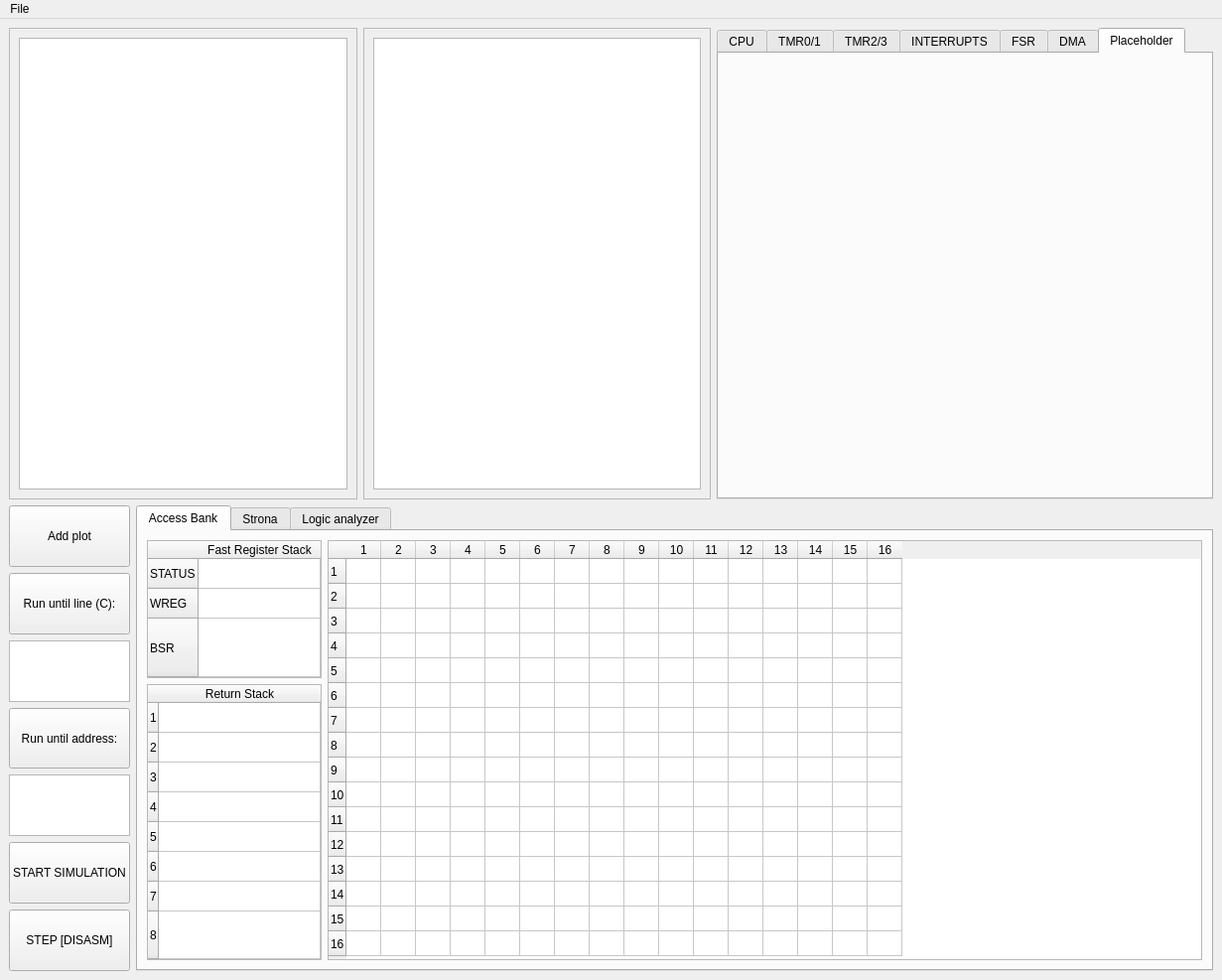
<?xml version="1.0" encoding="UTF-8"?>
<ui version="4.0">
 <class>MainWindow</class>
 <widget class="QMainWindow" name="MainWindow">
  <property name="geometry">
   <rect>
    <x>0</x>
    <y>0</y>
    <width>1231</width>
    <height>987</height>
   </rect>
  </property>
  <property name="sizePolicy">
   <sizepolicy hsizetype="Expanding" vsizetype="Expanding">
    <horstretch>0</horstretch>
    <verstretch>0</verstretch>
   </sizepolicy>
  </property>
  <property name="windowTitle">
   <string>DSM-57</string>
  </property>
  <widget class="QWidget" name="centralwidget">
   <property name="sizePolicy">
    <sizepolicy hsizetype="Expanding" vsizetype="Expanding">
     <horstretch>0</horstretch>
     <verstretch>0</verstretch>
    </sizepolicy>
   </property>
   <layout class="QVBoxLayout" name="verticalLayout_11">
    <item>
     <layout class="QVBoxLayout" name="verticalLayout_10">
      <item>
       <layout class="QHBoxLayout" name="horizontalLayout_11" stretch="0,0,0">
        <property name="sizeConstraint">
         <enum>QLayout::SetNoConstraint</enum>
        </property>
        <item>
         <widget class="QScrollArea" name="scrollArea_9">
          <property name="sizePolicy">
           <sizepolicy hsizetype="Expanding" vsizetype="Preferred">
            <horstretch>0</horstretch>
            <verstretch>0</verstretch>
           </sizepolicy>
          </property>
          <property name="minimumSize">
           <size>
            <width>0</width>
            <height>400</height>
           </size>
          </property>
          <property name="widgetResizable">
           <bool>true</bool>
          </property>
          <widget class="QWidget" name="scrollAreaWidgetContents_9">
           <property name="geometry">
            <rect>
             <x>0</x>
             <y>0</y>
             <width>347</width>
             <height>473</height>
            </rect>
           </property>
           <layout class="QGridLayout" name="gridLayout_3">
            <item row="1" column="0">
             <widget class="QTextBrowser" name="text_c"/>
            </item>
           </layout>
          </widget>
         </widget>
        </item>
        <item>
         <widget class="QScrollArea" name="scrollArea_10">
          <property name="sizePolicy">
           <sizepolicy hsizetype="Expanding" vsizetype="Preferred">
            <horstretch>0</horstretch>
            <verstretch>0</verstretch>
           </sizepolicy>
          </property>
          <property name="widgetResizable">
           <bool>true</bool>
          </property>
          <widget class="QWidget" name="text_disasm_scroll">
           <property name="geometry">
            <rect>
             <x>0</x>
             <y>0</y>
             <width>346</width>
             <height>473</height>
            </rect>
           </property>
           <layout class="QGridLayout" name="gridLayout_2">
            <item row="0" column="0">
             <widget class="QTextBrowser" name="text_disasm"/>
            </item>
           </layout>
          </widget>
         </widget>
        </item>
        <item>
         <widget class="QTabWidget" name="tabs_regs">
          <property name="sizePolicy">
           <sizepolicy hsizetype="Expanding" vsizetype="Preferred">
            <horstretch>0</horstretch>
            <verstretch>0</verstretch>
           </sizepolicy>
          </property>
          <property name="minimumSize">
           <size>
            <width>390</width>
            <height>475</height>
           </size>
          </property>
          <property name="maximumSize">
           <size>
            <width>500</width>
            <height>16777215</height>
           </size>
          </property>
          <property name="currentIndex">
           <number>6</number>
          </property>
          <widget class="QWidget" name="tab">
           <property name="sizePolicy">
            <sizepolicy hsizetype="Expanding" vsizetype="Preferred">
             <horstretch>0</horstretch>
             <verstretch>0</verstretch>
            </sizepolicy>
           </property>
           <attribute name="title">
            <string>CPU</string>
           </attribute>
           <layout class="QVBoxLayout" name="verticalLayout_4">
            <item>
             <layout class="QVBoxLayout" name="verticalLayout_6" stretch="4,10">
              <property name="sizeConstraint">
               <enum>QLayout::SetDefaultConstraint</enum>
              </property>
              <item>
               <widget class="QTableWidget" name="tableWidget_instr">
                <property name="enabled">
                 <bool>true</bool>
                </property>
                <property name="sizePolicy">
                 <sizepolicy hsizetype="Expanding" vsizetype="Ignored">
                  <horstretch>1</horstretch>
                  <verstretch>1</verstretch>
                 </sizepolicy>
                </property>
                <property name="minimumSize">
                 <size>
                  <width>365</width>
                  <height>100</height>
                 </size>
                </property>
                <property name="baseSize">
                 <size>
                  <width>0</width>
                  <height>100</height>
                 </size>
                </property>
                <property name="rowCount">
                 <number>3</number>
                </property>
                <property name="columnCount">
                 <number>1</number>
                </property>
                <attribute name="horizontalHeaderDefaultSectionSize">
                 <number>365</number>
                </attribute>
                <attribute name="horizontalHeaderStretchLastSection">
                 <bool>true</bool>
                </attribute>
                <attribute name="verticalHeaderDefaultSectionSize">
                 <number>32</number>
                </attribute>
                <attribute name="verticalHeaderStretchLastSection">
                 <bool>true</bool>
                </attribute>
                <row>
                 <property name="text">
                  <string>Program Counter</string>
                 </property>
                </row>
                <row>
                 <property name="text">
                  <string>Execute</string>
                 </property>
                </row>
                <row>
                 <property name="text">
                  <string>Fetch</string>
                 </property>
                </row>
                <column>
                 <property name="text">
                  <string>Instruction</string>
                 </property>
                </column>
               </widget>
              </item>
              <item>
               <layout class="QHBoxLayout" name="horizontalLayout_5">
                <item>
                 <widget class="QTableWidget" name="tableWidget_cpu">
                  <property name="sizePolicy">
                   <sizepolicy hsizetype="Expanding" vsizetype="Expanding">
                    <horstretch>0</horstretch>
                    <verstretch>0</verstretch>
                   </sizepolicy>
                  </property>
                  <property name="minimumSize">
                   <size>
                    <width>177</width>
                    <height>210</height>
                   </size>
                  </property>
                  <attribute name="horizontalHeaderMinimumSectionSize">
                   <number>50</number>
                  </attribute>
                  <attribute name="horizontalHeaderDefaultSectionSize">
                   <number>165</number>
                  </attribute>
                  <attribute name="horizontalHeaderStretchLastSection">
                   <bool>true</bool>
                  </attribute>
                  <attribute name="verticalHeaderDefaultSectionSize">
                   <number>30</number>
                  </attribute>
                  <attribute name="verticalHeaderStretchLastSection">
                   <bool>true</bool>
                  </attribute>
                  <row>
                   <property name="text">
                    <string>WREG</string>
                   </property>
                  </row>
                  <row>
                   <property name="text">
                    <string>STATUS.N</string>
                   </property>
                  </row>
                  <row>
                   <property name="text">
                    <string>STATUS.OV</string>
                   </property>
                  </row>
                  <row>
                   <property name="text">
                    <string>STATUS.Z</string>
                   </property>
                  </row>
                  <row>
                   <property name="text">
                    <string>STATUS.DC</string>
                   </property>
                  </row>
                  <row>
                   <property name="text">
                    <string>STATUS.C</string>
                   </property>
                  </row>
                  <row>
                   <property name="text">
                    <string>BSR</string>
                   </property>
                  </row>
                  <row>
                   <property name="text">
                    <string>TOS</string>
                   </property>
                  </row>
                  <row>
                   <property name="text">
                    <string>STKPTR</string>
                   </property>
                  </row>
                  <column>
                   <property name="text">
                    <string>REG</string>
                   </property>
                  </column>
                 </widget>
                </item>
                <item>
                 <widget class="QTableWidget" name="tableWidget_ind_stack">
                  <property name="sizePolicy">
                   <sizepolicy hsizetype="Expanding" vsizetype="Expanding">
                    <horstretch>0</horstretch>
                    <verstretch>0</verstretch>
                   </sizepolicy>
                  </property>
                  <property name="minimumSize">
                   <size>
                    <width>177</width>
                    <height>0</height>
                   </size>
                  </property>
                  <attribute name="horizontalHeaderCascadingSectionResizes">
                   <bool>false</bool>
                  </attribute>
                  <attribute name="horizontalHeaderDefaultSectionSize">
                   <number>165</number>
                  </attribute>
                  <attribute name="horizontalHeaderStretchLastSection">
                   <bool>true</bool>
                  </attribute>
                  <attribute name="verticalHeaderCascadingSectionResizes">
                   <bool>false</bool>
                  </attribute>
                  <attribute name="verticalHeaderStretchLastSection">
                   <bool>true</bool>
                  </attribute>
                  <row>
                   <property name="text">
                    <string>FSR0</string>
                   </property>
                  </row>
                  <row>
                   <property name="text">
                    <string>FSR1</string>
                   </property>
                  </row>
                  <row>
                   <property name="text">
                    <string>FSR2</string>
                   </property>
                  </row>
                  <row>
                   <property name="text">
                    <string>INDF0</string>
                   </property>
                  </row>
                  <row>
                   <property name="text">
                    <string>INDF1</string>
                   </property>
                  </row>
                  <row>
                   <property name="text">
                    <string>INDF2</string>
                   </property>
                  </row>
                  <row>
                   <property name="text">
                    <string>TOSU</string>
                   </property>
                  </row>
                  <row>
                   <property name="text">
                    <string>TOSH</string>
                   </property>
                  </row>
                  <row>
                   <property name="text">
                    <string>TOSL</string>
                   </property>
                  </row>
                  <column>
                   <property name="text">
                    <string>REG</string>
                   </property>
                  </column>
                 </widget>
                </item>
               </layout>
              </item>
             </layout>
            </item>
           </layout>
          </widget>
          <widget class="QWidget" name="tab_3">
           <attribute name="title">
            <string>TMR0/1</string>
           </attribute>
           <layout class="QHBoxLayout" name="horizontalLayout_9">
            <item>
             <layout class="QHBoxLayout" name="horizontalLayout_13">
              <item>
               <widget class="QTableWidget" name="tableWidget_tmr0">
                <property name="sizePolicy">
                 <sizepolicy hsizetype="Expanding" vsizetype="Preferred">
                  <horstretch>0</horstretch>
                  <verstretch>0</verstretch>
                 </sizepolicy>
                </property>
                <property name="minimumSize">
                 <size>
                  <width>177</width>
                  <height>210</height>
                 </size>
                </property>
                <attribute name="horizontalHeaderMinimumSectionSize">
                 <number>50</number>
                </attribute>
                <attribute name="horizontalHeaderDefaultSectionSize">
                 <number>165</number>
                </attribute>
                <attribute name="verticalHeaderDefaultSectionSize">
                 <number>30</number>
                </attribute>
                <row>
                 <property name="text">
                  <string>TMR0CON0</string>
                 </property>
                </row>
                <row>
                 <property name="text">
                  <string>TMR0CON0.EN</string>
                 </property>
                </row>
                <row>
                 <property name="text">
                  <string>TMR0CON0.OUT</string>
                 </property>
                </row>
                <row>
                 <property name="text">
                  <string>TMR0CON0.MD16</string>
                 </property>
                </row>
                <row>
                 <property name="text">
                  <string>TMR0CON0.OUTPS</string>
                 </property>
                </row>
                <row>
                 <property name="text">
                  <string>TMR0CON1</string>
                 </property>
                </row>
                <row>
                 <property name="text">
                  <string>TMR0CON1.CS</string>
                 </property>
                </row>
                <row>
                 <property name="text">
                  <string>TMR0CON1.ASYNC</string>
                 </property>
                </row>
                <row>
                 <property name="text">
                  <string>TMR0CON1.CKPS</string>
                 </property>
                </row>
                <row>
                 <property name="text">
                  <string>TMR0H</string>
                 </property>
                </row>
                <row>
                 <property name="text">
                  <string>TMR0L</string>
                 </property>
                </row>
                <row>
                 <property name="text">
                  <string>ISR ADDR</string>
                 </property>
                </row>
                <column>
                 <property name="text">
                  <string>REG</string>
                 </property>
                </column>
               </widget>
              </item>
              <item>
               <widget class="QTableWidget" name="tableWidget_4">
                <property name="sizePolicy">
                 <sizepolicy hsizetype="Expanding" vsizetype="Preferred">
                  <horstretch>0</horstretch>
                  <verstretch>0</verstretch>
                 </sizepolicy>
                </property>
                <property name="minimumSize">
                 <size>
                  <width>177</width>
                  <height>0</height>
                 </size>
                </property>
                <attribute name="horizontalHeaderDefaultSectionSize">
                 <number>165</number>
                </attribute>
                <row>
                 <property name="text">
                  <string>A</string>
                 </property>
                </row>
                <row>
                 <property name="text">
                  <string>B</string>
                 </property>
                </row>
                <row>
                 <property name="text">
                  <string>C</string>
                 </property>
                </row>
                <row>
                 <property name="text">
                  <string>D</string>
                 </property>
                </row>
                <row>
                 <property name="text">
                  <string>E</string>
                 </property>
                </row>
                <row>
                 <property name="text">
                  <string>F</string>
                 </property>
                </row>
                <row>
                 <property name="text">
                  <string>G</string>
                 </property>
                </row>
                <column>
                 <property name="text">
                  <string>REG</string>
                 </property>
                </column>
               </widget>
              </item>
             </layout>
            </item>
           </layout>
          </widget>
          <widget class="QWidget" name="tab_4">
           <attribute name="title">
            <string>TMR2/3</string>
           </attribute>
           <layout class="QHBoxLayout" name="horizontalLayout_15">
            <item>
             <layout class="QHBoxLayout" name="horizontalLayout_14">
              <item>
               <widget class="QTableWidget" name="tableWidget_cpu_4">
                <property name="sizePolicy">
                 <sizepolicy hsizetype="Expanding" vsizetype="Preferred">
                  <horstretch>0</horstretch>
                  <verstretch>0</verstretch>
                 </sizepolicy>
                </property>
                <property name="minimumSize">
                 <size>
                  <width>177</width>
                  <height>210</height>
                 </size>
                </property>
                <attribute name="horizontalHeaderMinimumSectionSize">
                 <number>50</number>
                </attribute>
                <attribute name="horizontalHeaderDefaultSectionSize">
                 <number>165</number>
                </attribute>
                <attribute name="verticalHeaderDefaultSectionSize">
                 <number>30</number>
                </attribute>
                <row>
                 <property name="text">
                  <string>WREG</string>
                 </property>
                </row>
                <row>
                 <property name="text">
                  <string>STATUS.N</string>
                 </property>
                </row>
                <row>
                 <property name="text">
                  <string>STATUS.OV</string>
                 </property>
                </row>
                <row>
                 <property name="text">
                  <string>STATUS.Z</string>
                 </property>
                </row>
                <row>
                 <property name="text">
                  <string>STATUS.DC</string>
                 </property>
                </row>
                <row>
                 <property name="text">
                  <string>STATUS.C</string>
                 </property>
                </row>
                <row>
                 <property name="text">
                  <string>BSR</string>
                 </property>
                </row>
                <row>
                 <property name="text">
                  <string>B</string>
                 </property>
                </row>
                <row>
                 <property name="text">
                  <string>C</string>
                 </property>
                </row>
                <column>
                 <property name="text">
                  <string>REG</string>
                 </property>
                </column>
               </widget>
              </item>
              <item>
               <widget class="QTableWidget" name="tableWidget_5">
                <property name="sizePolicy">
                 <sizepolicy hsizetype="Expanding" vsizetype="Preferred">
                  <horstretch>0</horstretch>
                  <verstretch>0</verstretch>
                 </sizepolicy>
                </property>
                <property name="minimumSize">
                 <size>
                  <width>177</width>
                  <height>0</height>
                 </size>
                </property>
                <attribute name="horizontalHeaderDefaultSectionSize">
                 <number>165</number>
                </attribute>
                <row>
                 <property name="text">
                  <string>A</string>
                 </property>
                </row>
                <row>
                 <property name="text">
                  <string>B</string>
                 </property>
                </row>
                <row>
                 <property name="text">
                  <string>C</string>
                 </property>
                </row>
                <row>
                 <property name="text">
                  <string>D</string>
                 </property>
                </row>
                <row>
                 <property name="text">
                  <string>E</string>
                 </property>
                </row>
                <row>
                 <property name="text">
                  <string>F</string>
                 </property>
                </row>
                <row>
                 <property name="text">
                  <string>G</string>
                 </property>
                </row>
                <column>
                 <property name="text">
                  <string>REG</string>
                 </property>
                </column>
               </widget>
              </item>
             </layout>
            </item>
           </layout>
          </widget>
          <widget class="QWidget" name="interrupts">
           <attribute name="title">
            <string>INTERRUPTS</string>
           </attribute>
           <layout class="QHBoxLayout" name="horizontalLayout_17">
            <item>
             <layout class="QHBoxLayout" name="horizontalLayout_12">
              <item>
               <widget class="QTableWidget" name="tableWidget_int">
                <property name="sizePolicy">
                 <sizepolicy hsizetype="Expanding" vsizetype="Preferred">
                  <horstretch>0</horstretch>
                  <verstretch>0</verstretch>
                 </sizepolicy>
                </property>
                <property name="minimumSize">
                 <size>
                  <width>177</width>
                  <height>210</height>
                 </size>
                </property>
                <attribute name="horizontalHeaderMinimumSectionSize">
                 <number>50</number>
                </attribute>
                <attribute name="horizontalHeaderDefaultSectionSize">
                 <number>165</number>
                </attribute>
                <attribute name="verticalHeaderDefaultSectionSize">
                 <number>30</number>
                </attribute>
                <row>
                 <property name="text">
                  <string>INTCON0</string>
                 </property>
                </row>
                <row>
                 <property name="text">
                  <string>INTCON0.GIEH</string>
                 </property>
                </row>
                <row>
                 <property name="text">
                  <string>INTCON0.GIEL</string>
                 </property>
                </row>
                <row>
                 <property name="text">
                  <string>INTCON0.IPEN</string>
                 </property>
                </row>
                <row>
                 <property name="text">
                  <string>INTCON0.INT2EDG</string>
                 </property>
                </row>
                <row>
                 <property name="text">
                  <string>INTCON0.INT1EDG</string>
                 </property>
                </row>
                <row>
                 <property name="text">
                  <string>INTCON0.INT0EDG</string>
                 </property>
                </row>
                <row>
                 <property name="text">
                  <string>INTCON1</string>
                 </property>
                </row>
                <row>
                 <property name="text">
                  <string>INTCON1.STAT</string>
                 </property>
                </row>
                <row>
                 <property name="text">
                  <string>IVTAD</string>
                 </property>
                </row>
                <column>
                 <property name="text">
                  <string>REG</string>
                 </property>
                </column>
               </widget>
              </item>
              <item>
               <widget class="QTableWidget" name="tableWidget_pir">
                <property name="sizePolicy">
                 <sizepolicy hsizetype="Expanding" vsizetype="Preferred">
                  <horstretch>0</horstretch>
                  <verstretch>0</verstretch>
                 </sizepolicy>
                </property>
                <property name="minimumSize">
                 <size>
                  <width>177</width>
                  <height>0</height>
                 </size>
                </property>
                <attribute name="horizontalHeaderDefaultSectionSize">
                 <number>70</number>
                </attribute>
                <attribute name="horizontalHeaderStretchLastSection">
                 <bool>true</bool>
                </attribute>
                <attribute name="verticalHeaderStretchLastSection">
                 <bool>true</bool>
                </attribute>
                <row>
                 <property name="text">
                  <string>0</string>
                 </property>
                </row>
                <row>
                 <property name="text">
                  <string>1</string>
                 </property>
                </row>
                <row>
                 <property name="text">
                  <string>2</string>
                 </property>
                </row>
                <row>
                 <property name="text">
                  <string>3</string>
                 </property>
                </row>
                <row>
                 <property name="text">
                  <string>4</string>
                 </property>
                </row>
                <row>
                 <property name="text">
                  <string>5</string>
                 </property>
                </row>
                <row>
                 <property name="text">
                  <string>6</string>
                 </property>
                </row>
                <row>
                 <property name="text">
                  <string>7</string>
                 </property>
                </row>
                <row>
                 <property name="text">
                  <string>8</string>
                 </property>
                </row>
                <row>
                 <property name="text">
                  <string>9</string>
                 </property>
                </row>
                <row>
                 <property name="text">
                  <string>10</string>
                 </property>
                </row>
                <row>
                 <property name="text">
                  <string>11</string>
                 </property>
                </row>
                <row>
                 <property name="text">
                  <string>12</string>
                 </property>
                </row>
                <column>
                 <property name="text">
                  <string>PIR</string>
                 </property>
                </column>
                <column>
                 <property name="text">
                  <string>PIE</string>
                 </property>
                </column>
                <column>
                 <property name="text">
                  <string>IPR</string>
                 </property>
                </column>
               </widget>
              </item>
             </layout>
            </item>
           </layout>
          </widget>
          <widget class="QWidget" name="tab_2">
           <attribute name="title">
            <string>FSR</string>
           </attribute>
           <layout class="QHBoxLayout" name="horizontalLayout_7">
            <item>
             <layout class="QHBoxLayout" name="horizontalLayout_8">
              <item>
               <widget class="QTableWidget" name="tableWidget_cpu_2">
                <property name="sizePolicy">
                 <sizepolicy hsizetype="Expanding" vsizetype="Preferred">
                  <horstretch>0</horstretch>
                  <verstretch>0</verstretch>
                 </sizepolicy>
                </property>
                <property name="minimumSize">
                 <size>
                  <width>177</width>
                  <height>210</height>
                 </size>
                </property>
                <attribute name="horizontalHeaderMinimumSectionSize">
                 <number>50</number>
                </attribute>
                <attribute name="horizontalHeaderDefaultSectionSize">
                 <number>165</number>
                </attribute>
                <attribute name="verticalHeaderDefaultSectionSize">
                 <number>30</number>
                </attribute>
                <row>
                 <property name="text">
                  <string>WREG</string>
                 </property>
                </row>
                <row>
                 <property name="text">
                  <string>STATUS.N</string>
                 </property>
                </row>
                <row>
                 <property name="text">
                  <string>STATUS.OV</string>
                 </property>
                </row>
                <row>
                 <property name="text">
                  <string>STATUS.Z</string>
                 </property>
                </row>
                <row>
                 <property name="text">
                  <string>STATUS.DC</string>
                 </property>
                </row>
                <row>
                 <property name="text">
                  <string>STATUS.C</string>
                 </property>
                </row>
                <row>
                 <property name="text">
                  <string>BSR</string>
                 </property>
                </row>
                <row>
                 <property name="text">
                  <string>B</string>
                 </property>
                </row>
                <row>
                 <property name="text">
                  <string>C</string>
                 </property>
                </row>
                <column>
                 <property name="text">
                  <string>REG</string>
                 </property>
                </column>
               </widget>
              </item>
              <item>
               <widget class="QTableWidget" name="tableWidget_3">
                <property name="sizePolicy">
                 <sizepolicy hsizetype="Expanding" vsizetype="Preferred">
                  <horstretch>0</horstretch>
                  <verstretch>0</verstretch>
                 </sizepolicy>
                </property>
                <property name="minimumSize">
                 <size>
                  <width>177</width>
                  <height>0</height>
                 </size>
                </property>
                <attribute name="horizontalHeaderDefaultSectionSize">
                 <number>165</number>
                </attribute>
                <row>
                 <property name="text">
                  <string>A</string>
                 </property>
                </row>
                <row>
                 <property name="text">
                  <string>B</string>
                 </property>
                </row>
                <row>
                 <property name="text">
                  <string>C</string>
                 </property>
                </row>
                <row>
                 <property name="text">
                  <string>D</string>
                 </property>
                </row>
                <row>
                 <property name="text">
                  <string>E</string>
                 </property>
                </row>
                <row>
                 <property name="text">
                  <string>F</string>
                 </property>
                </row>
                <row>
                 <property name="text">
                  <string>G</string>
                 </property>
                </row>
                <column>
                 <property name="text">
                  <string>REG</string>
                 </property>
                </column>
               </widget>
              </item>
             </layout>
            </item>
           </layout>
          </widget>
          <widget class="QWidget" name="tab_6">
           <attribute name="title">
            <string>DMA</string>
           </attribute>
          </widget>
          <widget class="QWidget" name="tab_7">
           <attribute name="title">
            <string>Placeholder</string>
           </attribute>
          </widget>
         </widget>
        </item>
       </layout>
      </item>
      <item>
       <layout class="QHBoxLayout" name="horizontalLayout_2">
        <item>
         <layout class="QVBoxLayout" name="verticalLayout">
          <property name="sizeConstraint">
           <enum>QLayout::SetMaximumSize</enum>
          </property>
          <item>
           <widget class="QPushButton" name="pushButton_add_plot">
            <property name="sizePolicy">
             <sizepolicy hsizetype="Minimum" vsizetype="Ignored">
              <horstretch>0</horstretch>
              <verstretch>0</verstretch>
             </sizepolicy>
            </property>
            <property name="text">
             <string>Add plot</string>
            </property>
           </widget>
          </item>
          <item>
           <widget class="QPushButton" name="pushButton">
            <property name="sizePolicy">
             <sizepolicy hsizetype="Minimum" vsizetype="Ignored">
              <horstretch>0</horstretch>
              <verstretch>0</verstretch>
             </sizepolicy>
            </property>
            <property name="text">
             <string>Run until line (C):</string>
            </property>
           </widget>
          </item>
          <item>
           <widget class="QTextEdit" name="textEdit_line_break_addr">
            <property name="sizePolicy">
             <sizepolicy hsizetype="Ignored" vsizetype="Ignored">
              <horstretch>0</horstretch>
              <verstretch>0</verstretch>
             </sizepolicy>
            </property>
           </widget>
          </item>
          <item>
           <widget class="QPushButton" name="pushButton_breakpoint">
            <property name="sizePolicy">
             <sizepolicy hsizetype="Ignored" vsizetype="Ignored">
              <horstretch>0</horstretch>
              <verstretch>0</verstretch>
             </sizepolicy>
            </property>
            <property name="text">
             <string>Run until address:</string>
            </property>
           </widget>
          </item>
          <item>
           <widget class="QTextEdit" name="textEdit_addr_break_addr">
            <property name="sizePolicy">
             <sizepolicy hsizetype="Ignored" vsizetype="Ignored">
              <horstretch>0</horstretch>
              <verstretch>0</verstretch>
             </sizepolicy>
            </property>
           </widget>
          </item>
          <item>
           <widget class="QPushButton" name="pushButton_start">
            <property name="sizePolicy">
             <sizepolicy hsizetype="Preferred" vsizetype="Preferred">
              <horstretch>0</horstretch>
              <verstretch>0</verstretch>
             </sizepolicy>
            </property>
            <property name="text">
             <string>START SIMULATION</string>
            </property>
           </widget>
          </item>
          <item>
           <widget class="QPushButton" name="pushButton_disasm">
            <property name="sizePolicy">
             <sizepolicy hsizetype="Preferred" vsizetype="Preferred">
              <horstretch>0</horstretch>
              <verstretch>0</verstretch>
             </sizepolicy>
            </property>
            <property name="text">
             <string>STEP [DISASM]</string>
            </property>
           </widget>
          </item>
         </layout>
        </item>
        <item>
         <widget class="QTabWidget" name="Memory_Tabs">
          <property name="currentIndex">
           <number>0</number>
          </property>
          <widget class="QWidget" name="AccessBank">
           <attribute name="title">
            <string>Access Bank</string>
           </attribute>
           <layout class="QHBoxLayout" name="horizontalLayout_10">
            <item>
             <layout class="QHBoxLayout" name="horizontalLayout" stretch="2,10">
              <item>
               <layout class="QVBoxLayout" name="verticalLayout_5" stretch="4,8">
                <item>
                 <widget class="QTableWidget" name="tableWidget_2">
                  <property name="rowCount">
                   <number>3</number>
                  </property>
                  <property name="columnCount">
                   <number>1</number>
                  </property>
                  <attribute name="horizontalHeaderStretchLastSection">
                   <bool>true</bool>
                  </attribute>
                  <attribute name="verticalHeaderStretchLastSection">
                   <bool>true</bool>
                  </attribute>
                  <row>
                   <property name="text">
                    <string>STATUS</string>
                   </property>
                  </row>
                  <row>
                   <property name="text">
                    <string>WREG</string>
                   </property>
                  </row>
                  <row>
                   <property name="text">
                    <string>BSR</string>
                   </property>
                  </row>
                  <column>
                   <property name="text">
                    <string>Fast Register Stack</string>
                   </property>
                  </column>
                 </widget>
                </item>
                <item>
                 <widget class="QTableWidget" name="return_stack">
                  <property name="rowCount">
                   <number>8</number>
                  </property>
                  <property name="columnCount">
                   <number>1</number>
                  </property>
                  <attribute name="horizontalHeaderStretchLastSection">
                   <bool>true</bool>
                  </attribute>
                  <attribute name="verticalHeaderStretchLastSection">
                   <bool>true</bool>
                  </attribute>
                  <row/>
                  <row/>
                  <row/>
                  <row/>
                  <row/>
                  <row/>
                  <row/>
                  <row/>
                  <column>
                   <property name="text">
                    <string>Return Stack</string>
                   </property>
                  </column>
                 </widget>
                </item>
               </layout>
              </item>
              <item>
               <widget class="QTableWidget" name="tableWidget">
                <property name="sizePolicy">
                 <sizepolicy hsizetype="Expanding" vsizetype="Expanding">
                  <horstretch>0</horstretch>
                  <verstretch>0</verstretch>
                 </sizepolicy>
                </property>
                <property name="selectionMode">
                 <enum>QAbstractItemView::ExtendedSelection</enum>
                </property>
                <property name="rowCount">
                 <number>16</number>
                </property>
                <property name="columnCount">
                 <number>16</number>
                </property>
                <attribute name="horizontalHeaderVisible">
                 <bool>true</bool>
                </attribute>
                <attribute name="horizontalHeaderMinimumSectionSize">
                 <number>15</number>
                </attribute>
                <attribute name="horizontalHeaderDefaultSectionSize">
                 <number>35</number>
                </attribute>
                <attribute name="verticalHeaderVisible">
                 <bool>true</bool>
                </attribute>
                <attribute name="verticalHeaderMinimumSectionSize">
                 <number>19</number>
                </attribute>
                <attribute name="verticalHeaderDefaultSectionSize">
                 <number>25</number>
                </attribute>
                <row/>
                <row/>
                <row/>
                <row/>
                <row/>
                <row/>
                <row/>
                <row/>
                <row/>
                <row/>
                <row/>
                <row/>
                <row/>
                <row/>
                <row/>
                <row/>
                <column/>
                <column/>
                <column/>
                <column/>
                <column/>
                <column/>
                <column/>
                <column/>
                <column/>
                <column/>
                <column/>
                <column/>
                <column/>
                <column/>
                <column/>
                <column/>
               </widget>
              </item>
             </layout>
            </item>
           </layout>
          </widget>
          <widget class="QWidget" name="tab_8">
           <attribute name="title">
            <string>Strona</string>
           </attribute>
           <layout class="QHBoxLayout" name="horizontalLayout_4">
            <item>
             <layout class="QHBoxLayout" name="horizontalLayout_3" stretch="1,10">
              <item>
               <layout class="QVBoxLayout" name="verticalLayout_2" stretch="1,1,6">
                <item>
                 <widget class="QTextEdit" name="te_set_bank">
                  <property name="sizePolicy">
                   <sizepolicy hsizetype="Expanding" vsizetype="Preferred">
                    <horstretch>0</horstretch>
                    <verstretch>0</verstretch>
                   </sizepolicy>
                  </property>
                  <property name="minimumSize">
                   <size>
                    <width>0</width>
                    <height>60</height>
                   </size>
                  </property>
                  <property name="baseSize">
                   <size>
                    <width>0</width>
                    <height>100</height>
                   </size>
                  </property>
                 </widget>
                </item>
                <item>
                 <widget class="QPushButton" name="pb_set_bank">
                  <property name="sizePolicy">
                   <sizepolicy hsizetype="Preferred" vsizetype="Expanding">
                    <horstretch>0</horstretch>
                    <verstretch>0</verstretch>
                   </sizepolicy>
                  </property>
                  <property name="text">
                   <string>Set Register Bank</string>
                  </property>
                 </widget>
                </item>
                <item>
                 <layout class="QVBoxLayout" name="verticalLayout_3"/>
                </item>
               </layout>
              </item>
              <item>
               <widget class="QTableWidget" name="bank_select_table"/>
              </item>
             </layout>
            </item>
           </layout>
          </widget>
          <widget class="QWidget" name="logic_analyzer">
           <attribute name="title">
            <string>Logic analyzer</string>
           </attribute>
           <layout class="QVBoxLayout" name="verticalLayout_8">
            <item>
             <widget class="QWidget" name="verticalWidget_plots" native="true">
              <layout class="QVBoxLayout" name="verticalLayout_7"/>
             </widget>
            </item>
           </layout>
          </widget>
         </widget>
        </item>
       </layout>
      </item>
     </layout>
    </item>
   </layout>
  </widget>
  <widget class="QMenuBar" name="menubar">
   <property name="geometry">
    <rect>
     <x>0</x>
     <y>0</y>
     <width>1231</width>
     <height>22</height>
    </rect>
   </property>
   <widget class="QMenu" name="menuFile">
    <property name="title">
     <string>File</string>
    </property>
    <addaction name="actionLoad_File"/>
   </widget>
   <addaction name="menuFile"/>
  </widget>
  <action name="actionLoad_File">
   <property name="text">
    <string>Load File</string>
   </property>
  </action>
 </widget>
 <resources/>
 <connections/>
</ui>
